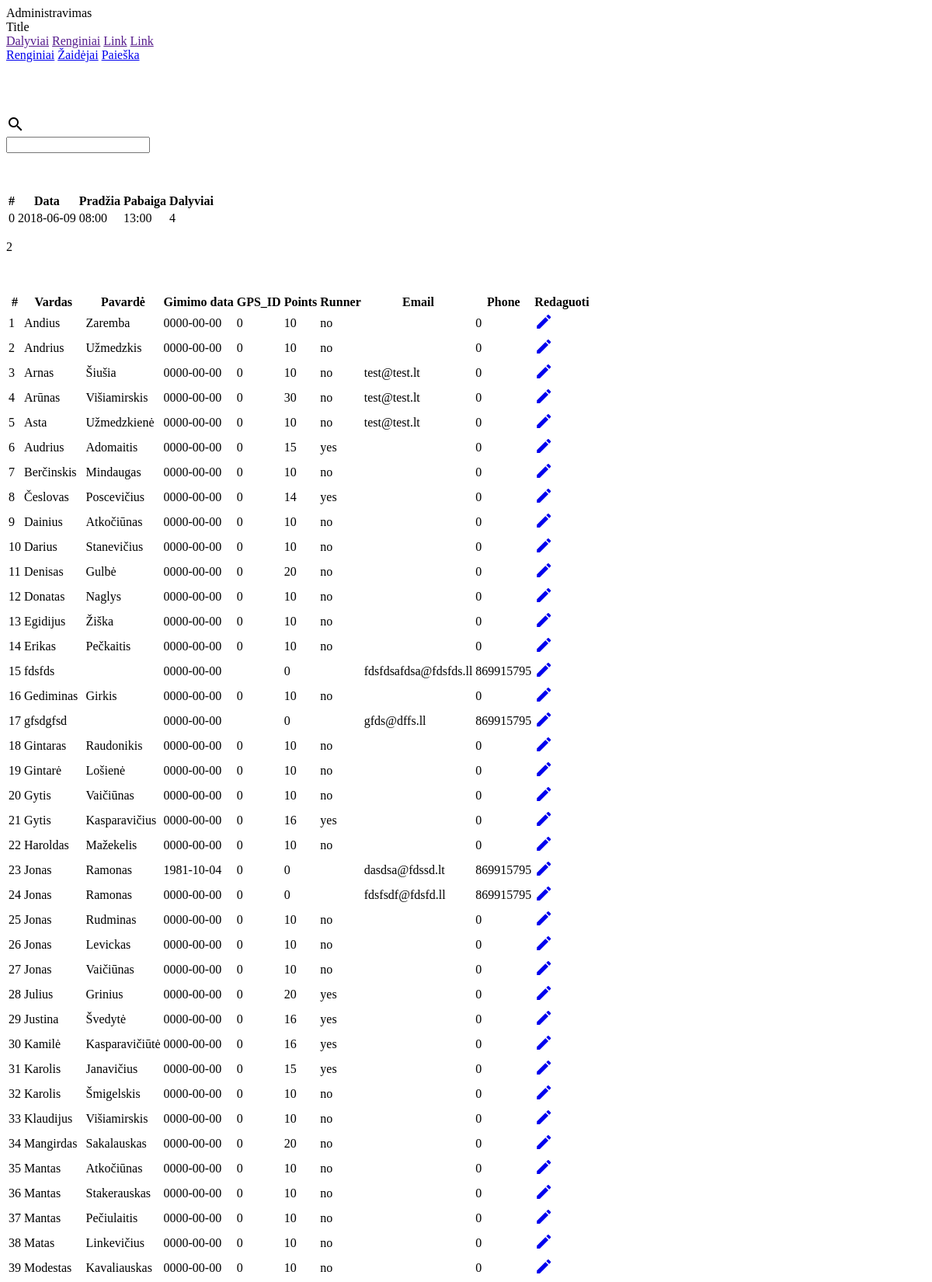
The page /backend3.php (upper part) on the database its author committed.
### tables this page shows
CREATE TABLE `events` (
  `id` int(2) NOT NULL,
  `data` date NOT NULL,
  `time_from` timestamp NOT NULL DEFAULT '0000-00-00 00:00:00',
  `time_to` timestamp NOT NULL DEFAULT '0000-00-00 00:00:00'
);

CREATE TABLE `dalyviai` (
  `uid` int(6) NOT NULL,
  `vardas` varchar(20) NOT NULL,
  `lname` varchar(30) NOT NULL,
  `gimimo_data` date NOT NULL,
  `gps_id` varchar(16) DEFAULT '0',
  `points` int(6) NOT NULL,
  `runner` enum('no','yes') NOT NULL DEFAULT 'no',
  `email` varchar(30) NOT NULL,
  `phone` int(9) NOT NULL
);

### php/db.php (called while the page is built, shortened)
<?php
$db_connect = mysqli_connect(DB_HOST,DB_LOGIN,DB_PASS,DB_NAME);
mysqli_set_charset($db_connect,"utf8");
function getConnectionPursuit (){
    global $db_connect;
    if($db_connect){
        return $db_connect;
    } else {
        echo "Connection failed </br>" . mysqli_connect_error() . "<br>";
        return NULL;
    }
}
?>

### get_all_players.php (the view)
<?php
include_once('php/db.php');
function printAllplayers(){
echo ("
        <table class='mdl-data-table mdl-js-data-table mdl-shadow--2dp'>");
echo ('
    <thead>
        <tr class="">
            <th class="">#</th>
            <th class="mdl-data-table__cell--non-numeric">Vardas</th>
            <th class="mdl-data-table__cell--non-numeric">Pavardė</th>
            <th class="mdl-data-table__cell--non-numeric">Gimimo data</th>
            <th class="mdl-data-table__cell--non-numeric">GPS_ID</th>
            <th class="mdl-data-table__cell--non-numeric">Points</th>
            <th class="mdl-data-table__cell--non-numeric">Runner</th>
            <th class="mdl-data-table__cell--non-numeric">Email</th>
            <th class="mdl-data-table__cell--non-numeric">Phone</th>
            <th class="mdl-data-table__cell--non-numeric">Redaguoti</th>
        </tr>
    </thead>
    <tbody>');
    getPlayersData();
echo('
    </tbody>
</table>
');
}
function getPlayersData () {
    $manosql = "SELECT uid,vardas,lname,gimimo_data,gps_id,points,runner,email,phone FROM dalyviai ORDER BY vardas ASC";
    $result = mysqli_query(getConnectionPursuit(),$manosql);
    $i = 1;
    while($resultRow = mysqli_fetch_row($result)){;
    if(mysqli_num_rows($result) > 0){
        echo ('
        <tr>
            <td>'.$i.'</td>
            <td class="mdl-data-table__cell--non-numeric">'.$resultRow[1].'</td>
            <td class="mdl-data-table__cell--non-numeric">'.$resultRow[2].'</td>
            <td class="mdl-data-table__cell--non-numeric">'.$resultRow[3].'</td>
            <td>'.$resultRow[4].'</td>
            <td class="mdl-data-table__cell--non-numeric">'.$resultRow[5].'</td>
            <td class="mdl-data-table__cell--non-numeric">'.$resultRow[6].'</td>
            <td class="mdl-data-table__cell--non-numeric">'.$resultRow[7].'</td>
            <td class="mdl-data-table__cell--non-numeric">'.$resultRow[8].'</td>
            <td class="mdl-data-table__cell--non-numeric"><a href="edit_player.php?uid='.$resultRow[0].'"><i class="material-icons md-24">edit</i></a>'.'</td></tr>');
        $i++;
    } else {
        echo "ERROR";
    }
}
}
?>

### backend3.php (shortened to what this page needs)
<!DOCTYPE html>
<html lang="en">
<head>
    <link rel="stylesheet" href="https://use.fontawesome.com/releases/v5.0.13/css/all.css">
    <link rel="stylesheet" href="css/backend.css">
<link rel="stylesheet" href="https://code.getmdl.io/1.3.0/material.indigo-pink.min.css">
</head>
<body>
<div class="mdl-layout mdl-js-layout">
        <header class="mdl-layout__header mdl-layout__header--scroll">
          <div class="mdl-layout__header-row">
            <span class="mdl-layout-title">Administravimas</span>
          </div>
        </header>
        <div class="mdl-layout__drawer">
          <span class="mdl-layout-title">Title</span>
          <nav class="mdl-navigation">
            <a class="mdl-navigation__link" href="">Dalyviai</a>
            <a class="mdl-navigation__link" href="">Renginiai</a>
            <a class="mdl-navigation__link" href="">Link</a>
            <a class="mdl-navigation__link" href="">Link</a>
          </nav>
        </div>
        <?php
            include_once('get_all_players.php');
            include_once('php/list_events.php');
        ?>
        <main class="mdl-layout__content">
          <div class="page-content">
          <div class="mdl-tabs mdl-js-tabs mdl-js-ripple-effect">
  <div class="mdl-tabs__tab-bar">
      <a href="#events-panel" class="mdl-tabs__tab is-active">Renginiai</a>
      <a href="#players-panel" class="mdl-tabs__tab">Žaidėjai</a>
      <a href="#starks-panel" class="mdl-tabs__tab">Paieška</a>
  </div>
  <div class="mdl-tabs__panel" id="starks-panel">
  <?php
    include_once ('php/search.php')
    ?>
  </div>
  <div class="mdl-tabs__panel is-active" id="events-panel" style="min-width:200px">
    <?php
    eventsTable();
    ?>
    <p>2</p>
  </div>
  <div class="mdl-tabs__panel" id="players-panel">
   <?php
    printAllplayers();
    ?>
  </div>
</div>
          </div>
        </main>
      </div>
</body>
</html>

### php/search.php (shortened to what this page needs)
<!DOCTYPE html>
<html>
<head>
<link rel="stylesheet" href="https://code.getmdl.io/1.3.0/material.indigo-pink.min.css">
</head>
<body>
<div class="mdl-grid">
  <div class="mdl-cell mdl-cell--10-col">
    <form action="#">
    <div class="mdl-textfield mdl-js-textfield mdl-textfield--expandable">
      <label class="mdl-button mdl-js-button mdl-button--icon" for="search">
        <i class="material-icons">search</i>
      </label>
      <div class="mdl-textfield__expandable-holder">
        <input class="mdl-textfield__input" type="text" id="search">
      </div>
    </div>
    </form>
  </div>
</div>
</body>
</html>

### php/list_events.php (shortened to what this page needs)
<?php
function EventsTable(){
echo (' <table <table class="mdl-data-table mdl-js-data-table mdl-shadow--2dp">');
echo ('
    <thead>
        <tr class="">
            <th class="mdl-data-table__cell--non-numeric">#</th>
            <th class="mdl-data-table__cell--non-numeric">Data</th>
            <th class="mdl-data-table__cell--non-numeric">Pradžia</th>
            <th class="mdl-data-table__cell--non-numeric">Pabaiga</th>
            <th class="mdl-data-table__cell--non-numeric">Dalyviai<th>
        </tr>
    </thead>
    <tbody>');
    getEventsDetails();
echo('
    </tbody>
</table>');
}
function getEventsDetails () {
    $manosql = "SELECT * FROM events ORDER BY id ASC";
    $result = mysqli_query(getConnectionPursuit(),$manosql);
    while($resultRow = mysqli_fetch_row($result)){;
    if(mysqli_num_rows($result) > 0){
        $rowsCount = "SELECT * FROM registration WHERE eventid = $resultRow[0]";
        $rowCountResult = mysqli_query(getConnectionPursuit(),$rowsCount);
        $rowsNumber = mysqli_num_rows($rowCountResult);
        echo ('
        <tr>
            <td class="mdl-data-table__cell--non-numeric">'.$resultRow[0].'</td>
            <td class="mdl-data-table__cell--non-numeric">'.$resultRow[1].'</td>
            <td class="mdl-data-table__cell--non-numeric">'.substr($resultRow[2],11,5).'</td>
            <td class="mdl-data-table__cell--non-numeric">'.substr($resultRow[3],11,5).'</td>
            <td class="mdl-data-table__cell--non-numeric">'.$rowsNumber.'<td>
        </tr>');
    } else {
        echo "ERROR";
    }
}
}
?>

### css/backend.css (style rules this page uses)
table { max-width: 90%; }
.mdl-tabs__panel { margin-top: 50px; }

### rows shown on the page
events: id "0", data "2018-06-09", time_from "08:00", time_to "13:00", rowsNumber "4"
dalyviai: vardas "Andius", lname "Zaremba", gimimo_data "0000-00-00", gps "0", points "10", runner "no", phone "0"
dalyviai: vardas "Andrius", lname "Užmedzkis", gimimo_data "0000-00-00", gps "0", points "10", runner "no", phone "0"
dalyviai: vardas "Arnas", lname "Šiušia", gimimo_data "0000-00-00", gps "0", points "10", runner "no", email "test@test.lt", phone "0"
dalyviai: vardas "Arūnas", lname "Višiamirskis", gimimo_data "0000-00-00", gps "0", points "30", runner "no", email "test@test.lt", phone "0"
dalyviai: vardas "Asta", lname "Užmedzkienė", gimimo_data "0000-00-00", gps "0", points "10", runner "no", email "test@test.lt", phone "0"
dalyviai: vardas "Audrius", lname "Adomaitis", gimimo_data "0000-00-00", gps "0", points "15", runner "yes", phone "0"
dalyviai: vardas "Berčinskis", lname "Mindaugas", gimimo_data "0000-00-00", gps "0", points "10", runner "no", phone "0"
dalyviai: vardas "Česlovas", lname "Poscevičius", gimimo_data "0000-00-00", gps "0", points "14", runner "yes", phone "0"
dalyviai: vardas "Dainius", lname "Atkočiūnas", gimimo_data "0000-00-00", gps "0", points "10", runner "no", phone "0"
dalyviai: vardas "Darius", lname "Stanevičius", gimimo_data "0000-00-00", gps "0", points "10", runner "no", phone "0"
dalyviai: vardas "Denisas", lname "Gulbė", gimimo_data "0000-00-00", gps "0", points "20", runner "no", phone "0"
dalyviai: vardas "Donatas", lname "Naglys", gimimo_data "0000-00-00", gps "0", points "10", runner "no", phone "0"
dalyviai: vardas "Egidijus", lname "Žiška", gimimo_data "0000-00-00", gps "0", points "10", runner "no", phone "0"
dalyviai: vardas "Erikas", lname "Pečkaitis", gimimo_data "0000-00-00", gps "0", points "10", runner "no", phone "0"
dalyviai: vardas "fdsfds", gimimo_data "0000-00-00", points "0", email "fdsfdsafdsa@fdsfds.ll", phone "869915795"
dalyviai: vardas "Gediminas", lname "Girkis", gimimo_data "0000-00-00", gps "0", points "10", runner "no", phone "0"
dalyviai: vardas "gfsdgfsd", gimimo_data "0000-00-00", points "0", email "gfds@dffs.ll", phone "869915795"
dalyviai: vardas "Gintaras", lname "Raudonikis", gimimo_data "0000-00-00", gps "0", points "10", runner "no", phone "0"
dalyviai: vardas "Gintarė", lname "Lošienė", gimimo_data "0000-00-00", gps "0", points "10", runner "no", phone "0"
dalyviai: vardas "Gytis", lname "Vaičiūnas", gimimo_data "0000-00-00", gps "0", points "10", runner "no", phone "0"
dalyviai: vardas "Gytis", lname "Kasparavičius", gimimo_data "0000-00-00", gps "0", points "16", runner "yes", phone "0"
dalyviai: vardas "Haroldas", lname "Mažekelis", gimimo_data "0000-00-00", gps "0", points "10", runner "no", phone "0"
dalyviai: vardas "Jonas", lname "Ramonas", gimimo_data "1981-10-04", gps "0", points "0", email "dasdsa@fdssd.lt", phone "869915795"
dalyviai: vardas "Jonas", lname "Ramonas", gimimo_data "0000-00-00", gps "0", points "0", email "fdsfsdf@fdsfd.ll", phone "869915795"
dalyviai: vardas "Jonas", lname "Rudminas", gimimo_data "0000-00-00", gps "0", points "10", runner "no", phone "0"
dalyviai: vardas "Jonas", lname "Levickas", gimimo_data "0000-00-00", gps "0", points "10", runner "no", phone "0"
dalyviai: vardas "Jonas", lname "Vaičiūnas", gimimo_data "0000-00-00", gps "0", points "10", runner "no", phone "0"
dalyviai: vardas "Julius", lname "Grinius", gimimo_data "0000-00-00", gps "0", points "20", runner "yes", phone "0"
dalyviai: vardas "Justina", lname "Švedytė", gimimo_data "0000-00-00", gps "0", points "16", runner "yes", phone "0"
dalyviai: vardas "Kamilė", lname "Kasparavičiūtė", gimimo_data "0000-00-00", gps "0", points "16", runner "yes", phone "0"
dalyviai: vardas "Karolis", lname "Janavičius", gimimo_data "0000-00-00", gps "0", points "15", runner "yes", phone "0"
dalyviai: vardas "Karolis", lname "Šmigelskis", gimimo_data "0000-00-00", gps "0", points "10", runner "no", phone "0"
dalyviai: vardas "Klaudijus", lname "Višiamirskis", gimimo_data "0000-00-00", gps "0", points "10", runner "no", phone "0"
dalyviai: vardas "Mangirdas", lname "Sakalauskas", gimimo_data "0000-00-00", gps "0", points "20", runner "no", phone "0"
dalyviai: vardas "Mantas", lname "Atkočiūnas", gimimo_data "0000-00-00", gps "0", points "10", runner "no", phone "0"
dalyviai: vardas "Mantas", lname "Stakerauskas", gimimo_data "0000-00-00", gps "0", points "10", runner "no", phone "0"
dalyviai: vardas "Mantas", lname "Pečiulaitis", gimimo_data "0000-00-00", gps "0", points "10", runner "no", phone "0"
dalyviai: vardas "Matas", lname "Linkevičius", gimimo_data "0000-00-00", gps "0", points "10", runner "no", phone "0"
dalyviai: vardas "Modestas", lname "Kavaliauskas", gimimo_data "0000-00-00", gps "0", points "10", runner "no", phone "0"
